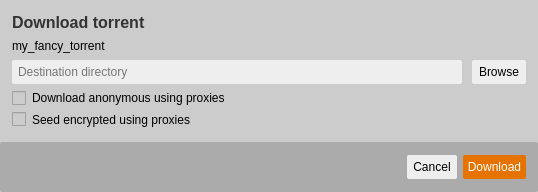
<?xml version="1.0" encoding="UTF-8"?>
<ui version="4.0">
 <class>Form</class>
 <widget class="QWidget" name="Form">
  <property name="geometry">
   <rect>
    <x>0</x>
    <y>0</y>
    <width>538</width>
    <height>192</height>
   </rect>
  </property>
  <property name="sizePolicy">
   <sizepolicy hsizetype="Expanding" vsizetype="Expanding">
    <horstretch>0</horstretch>
    <verstretch>0</verstretch>
   </sizepolicy>
  </property>
  <property name="minimumSize">
   <size>
    <width>0</width>
    <height>0</height>
   </size>
  </property>
  <property name="maximumSize">
   <size>
    <width>16777215</width>
    <height>16777215</height>
   </size>
  </property>
  <property name="cursor">
   <cursorShape>ArrowCursor</cursorShape>
  </property>
  <property name="windowTitle">
   <string>Form</string>
  </property>
  <property name="autoFillBackground">
   <bool>false</bool>
  </property>
  <property name="styleSheet">
   <string notr="true">background-color: #ccc;
border-radius: 2px;</string>
  </property>
  <layout class="QVBoxLayout" name="verticalLayout">
   <property name="spacing">
    <number>0</number>
   </property>
   <property name="sizeConstraint">
    <enum>QLayout::SetMinimumSize</enum>
   </property>
   <property name="leftMargin">
    <number>0</number>
   </property>
   <property name="topMargin">
    <number>0</number>
   </property>
   <property name="rightMargin">
    <number>0</number>
   </property>
   <property name="bottomMargin">
    <number>0</number>
   </property>
   <item>
    <widget class="QWidget" name="widget_2" native="true">
     <property name="sizePolicy">
      <sizepolicy hsizetype="Expanding" vsizetype="Expanding">
       <horstretch>0</horstretch>
       <verstretch>0</verstretch>
      </sizepolicy>
     </property>
     <layout class="QVBoxLayout" name="verticalLayout_2">
      <property name="spacing">
       <number>0</number>
      </property>
      <property name="sizeConstraint">
       <enum>QLayout::SetMinimumSize</enum>
      </property>
      <property name="leftMargin">
       <number>12</number>
      </property>
      <property name="topMargin">
       <number>12</number>
      </property>
      <property name="rightMargin">
       <number>12</number>
      </property>
      <property name="bottomMargin">
       <number>12</number>
      </property>
      <item>
       <widget class="QLabel" name="dialog_title_label">
        <property name="sizePolicy">
         <sizepolicy hsizetype="Preferred" vsizetype="Fixed">
          <horstretch>0</horstretch>
          <verstretch>0</verstretch>
         </sizepolicy>
        </property>
        <property name="minimumSize">
         <size>
          <width>0</width>
          <height>20</height>
         </size>
        </property>
        <property name="maximumSize">
         <size>
          <width>16777215</width>
          <height>20</height>
         </size>
        </property>
        <property name="styleSheet">
         <string notr="true">font-size: 16px;
font-weight: bold;
color: #333;</string>
        </property>
        <property name="text">
         <string>Download torrent</string>
        </property>
       </widget>
      </item>
      <item>
       <widget class="QLabel" name="torrent_name_label">
        <property name="sizePolicy">
         <sizepolicy hsizetype="Expanding" vsizetype="Expanding">
          <horstretch>0</horstretch>
          <verstretch>0</verstretch>
         </sizepolicy>
        </property>
        <property name="minimumSize">
         <size>
          <width>0</width>
          <height>28</height>
         </size>
        </property>
        <property name="maximumSize">
         <size>
          <width>16777215</width>
          <height>200</height>
         </size>
        </property>
        <property name="text">
         <string>my_fancy_torrent</string>
        </property>
        <property name="wordWrap">
         <bool>true</bool>
        </property>
       </widget>
      </item>
      <item>
       <widget class="QWidget" name="widget" native="true">
        <layout class="QHBoxLayout" name="horizontalLayout_2">
         <property name="spacing">
          <number>10</number>
         </property>
         <property name="leftMargin">
          <number>0</number>
         </property>
         <property name="topMargin">
          <number>0</number>
         </property>
         <property name="rightMargin">
          <number>0</number>
         </property>
         <property name="bottomMargin">
          <number>0</number>
         </property>
         <item>
          <widget class="QLineEdit" name="destination_input">
           <property name="minimumSize">
            <size>
             <width>0</width>
             <height>24</height>
            </size>
           </property>
           <property name="maximumSize">
            <size>
             <width>16777215</width>
             <height>24</height>
            </size>
           </property>
           <property name="styleSheet">
            <string notr="true">background-color: #eee;
padding-left: 4px;</string>
           </property>
           <property name="placeholderText">
            <string>Destination directory</string>
           </property>
          </widget>
         </item>
         <item>
          <widget class="QPushButton" name="browse_dir_button">
           <property name="sizePolicy">
            <sizepolicy hsizetype="Fixed" vsizetype="Fixed">
             <horstretch>0</horstretch>
             <verstretch>0</verstretch>
            </sizepolicy>
           </property>
           <property name="minimumSize">
            <size>
             <width>54</width>
             <height>24</height>
            </size>
           </property>
           <property name="maximumSize">
            <size>
             <width>54</width>
             <height>24</height>
            </size>
           </property>
           <property name="cursor">
            <cursorShape>PointingHandCursor</cursorShape>
           </property>
           <property name="styleSheet">
            <string notr="true">background-color: #eee;
font-size: 12px;</string>
           </property>
           <property name="text">
            <string>Browse</string>
           </property>
          </widget>
         </item>
        </layout>
       </widget>
      </item>
      <item>
       <widget class="QCheckBox" name="anon_download_checkbox">
        <property name="minimumSize">
         <size>
          <width>0</width>
          <height>28</height>
         </size>
        </property>
        <property name="maximumSize">
         <size>
          <width>16777215</width>
          <height>28</height>
         </size>
        </property>
        <property name="text">
         <string>Download anonymous using proxies</string>
        </property>
       </widget>
      </item>
      <item>
       <widget class="QCheckBox" name="safe_seed_checkbox">
        <property name="enabled">
         <bool>true</bool>
        </property>
        <property name="text">
         <string>Seed encrypted using proxies</string>
        </property>
        <property name="tristate">
         <bool>false</bool>
        </property>
       </widget>
      </item>
      <item>
       <spacer name="verticalSpacer">
        <property name="orientation">
         <enum>Qt::Vertical</enum>
        </property>
        <property name="sizeHint" stdset="0">
         <size>
          <width>20</width>
          <height>40</height>
         </size>
        </property>
       </spacer>
      </item>
     </layout>
    </widget>
   </item>
   <item>
    <widget class="QWidget" name="dialog_button_container" native="true">
     <property name="sizePolicy">
      <sizepolicy hsizetype="Preferred" vsizetype="Fixed">
       <horstretch>0</horstretch>
       <verstretch>0</verstretch>
      </sizepolicy>
     </property>
     <property name="minimumSize">
      <size>
       <width>0</width>
       <height>50</height>
      </size>
     </property>
     <property name="maximumSize">
      <size>
       <width>16777215</width>
       <height>50</height>
      </size>
     </property>
     <property name="styleSheet">
      <string notr="true">background-color: #ababab;</string>
     </property>
     <layout class="QHBoxLayout" name="horizontalLayout">
      <property name="leftMargin">
       <number>12</number>
      </property>
      <property name="topMargin">
       <number>12</number>
      </property>
      <property name="rightMargin">
       <number>12</number>
      </property>
      <property name="bottomMargin">
       <number>12</number>
      </property>
      <item>
       <spacer name="horizontalSpacer">
        <property name="orientation">
         <enum>Qt::Horizontal</enum>
        </property>
        <property name="sizeHint" stdset="0">
         <size>
          <width>40</width>
          <height>20</height>
         </size>
        </property>
       </spacer>
      </item>
      <item>
       <widget class="QPushButton" name="cancel_button">
        <property name="minimumSize">
         <size>
          <width>50</width>
          <height>24</height>
         </size>
        </property>
        <property name="maximumSize">
         <size>
          <width>50</width>
          <height>24</height>
         </size>
        </property>
        <property name="cursor">
         <cursorShape>PointingHandCursor</cursorShape>
        </property>
        <property name="styleSheet">
         <string notr="true">background-color: #eee;
border-radius: 2px;
border: none;
font-size: 12px;</string>
        </property>
        <property name="text">
         <string>Cancel</string>
        </property>
       </widget>
      </item>
      <item>
       <widget class="QToolButton" name="download_button">
        <property name="minimumSize">
         <size>
          <width>0</width>
          <height>24</height>
         </size>
        </property>
        <property name="maximumSize">
         <size>
          <width>16777215</width>
          <height>24</height>
         </size>
        </property>
        <property name="cursor">
         <cursorShape>PointingHandCursor</cursorShape>
        </property>
        <property name="styleSheet">
         <string notr="true">font-size: 12px;
border: none;
border-radius: 2px;
background-color: #e67300;
color: white;</string>
        </property>
        <property name="text">
         <string>Download</string>
        </property>
       </widget>
      </item>
     </layout>
    </widget>
   </item>
  </layout>
 </widget>
 <resources/>
 <connections/>
</ui>
